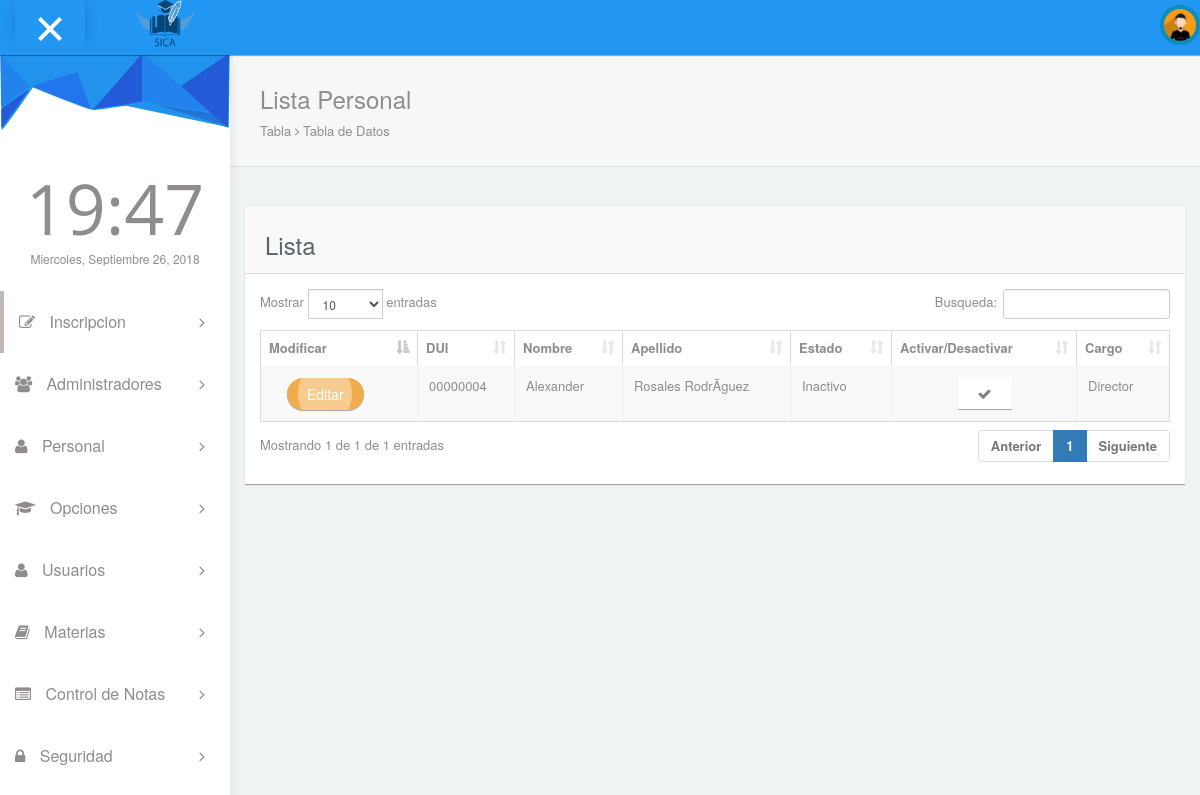
Before: /pages/listapersonalinactivo.php with the older database file.
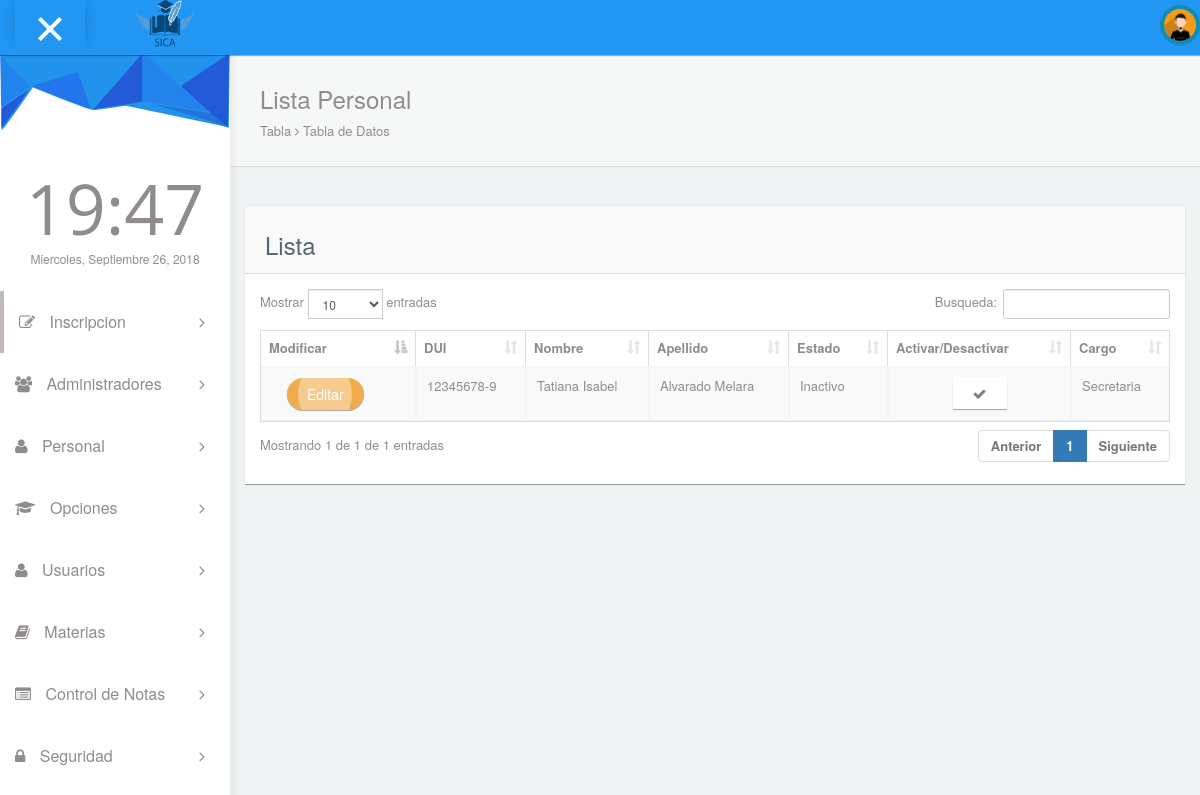
After: the same page with the newer database file.
### tables this page shows
CREATE TABLE `tpersonal` (
  `eid_personal` int(11) NOT NULL,
  `cdui` varchar(10) NOT NULL,
  `cnombre` varchar(50) NOT NULL,
  `capellido` varchar(50) NOT NULL,
  `ctelefono` varchar(10) NOT NULL,
  `ccorreo` varchar(200) NOT NULL,
  `cdireccion` varchar(200) NOT NULL,
  `ffechanacimiento` date NOT NULL,
  `iestado` int(11) NOT NULL,
  `isexo` int(11) NOT NULL,
  `efk_idcargo` int(11) NOT NULL
);

CREATE TABLE `tcargos` (
  `eid_cargo` int(11) NOT NULL,
  `ccargo` varchar(50) NOT NULL
);

### pages/listapersonalinactivo.php (the view, shortened to what this page needs)
<!DOCTYPE html>
<html lang="en">
<head>
  <link rel="stylesheet" type="text/css" href="../asset/css/bootstrap.min.css">
  <link rel="stylesheet" type="text/css" href="../asset/css/plugins/font-awesome.min.css"/>
  <link rel="stylesheet" type="text/css" href="../asset/css/plugins/datatables.bootstrap.min.css"/>
  <link rel="stylesheet" type="text/css" href="../asset/css/plugins/animate.min.css"/>
  <link href="../asset/css/style.css" rel="stylesheet">
</head>
<body id="mimin" class="dashboard">
      <?php include "header.php"?>
      <div class="container-fluid mimin-wrapper">
<?php include "menu.php";?>
            <div id="content">
               <div class="panel box-shadow-none content-header">
                  <div class="panel-body">
                    <div class="col-md-12">
                        <h3 class="animated fadeInLeft">Lista Personal</h3>
                        <p class="animated fadeInDown">
                          Tabla <span class="fa-angle-right fa"></span> Tabla de Datos
                        </p>
                    </div>
                  </div>
              </div>
              <form id="turismo" name="turismo" action="" method="post">
              <div class="col-md-12 top-20 padding-0">
                <div class="col-md-12">
                  <div class="panel">
                    <div class="panel-heading"><h3>Lista</h3></div>
                    <div class="panel-body">
                      <div class="responsive-table">
                      <table id="datatables-example" class="table table-striped table-bordered" width="100%" cellspacing="0">
                      <thead>
                        <tr>
                          <th>Modificar</th>
                          <th>DUI</th>
                          <th>Nombre</th>
                          <th>Apellido</th>
                          <th>Estado</th>
                          <th>Activar/Desactivar</th>
                          <th>Cargo</th>
                        </tr>
                      </thead>
                      <tbody>
                      <?php
include "../config/conexion.php";
$result = $conexion->query("select eid_personal,tpersonal.cdui as dui,tpersonal.cnombre as nombre,tpersonal.capellido as apellido,tpersonal.iestado as estado,tcargos.ccargo as cargo from tpersonal,tcargos where tpersonal.efk_idcargo=tcargos.eid_cargo AND tpersonal.iestado = '0'  order by cargo");
if ($result) {
    while ($fila = $result->fetch_object()) {
        echo "<tr>";
        echo "<td>
          <div class='col-md-2' style='margin-top:1px'>
            <button class='btn ripple-infinite btn-round btn-warning' onclick='modify(" . $fila->eid_personal. ")';>
            <div>
              <span>Editar</span>
            </div>
            </button>
            </div>
        </td>";
        echo "<td>" . $fila->dui . "</td>";
        echo "<td>" . $fila->nombre . "</td>";
        echo "<td>" . $fila->apellido . "</td>";
        if ($fila->estado==1) {
          echo "<td>Activo</td>";
          echo "<td style='text-align:center;'><button align='center' type='button' class='btn btn-default' onclick=confirmar(" . $fila->eid_personal . ",1);><i class='fa fa-remove'></i>
             </button></td>";
       }else
       {
          echo "<td>Inactivo</td>";
          echo "<td style='text-align:center;'><button align='center' type='button' class='btn btn-default' onclick=confirmar(" . $fila->eid_personal . ",2);><i class='fa fa-check'></i>
             </button></td>";
       }
        echo "<td>" . $fila->cargo . "</td>";
        echo "</tr>";
    }
}
?>
                      </tbody>
                        </table>
                      </div>
                  </div>
                </div>
              </div>
              </div>
              </form>
            </div>
      </div>
</body>
</html>

Changed rows visible on the page:
removed tpersonal: cdui "00000004", cnombre "Alexander", capellido "Rosales RodrÃ­guez", efk_idcargo.ccargo "Director"
added tpersonal: cdui "12345678-9", cnombre "Tatiana Isabel", capellido "Alvarado Melara", efk_idcargo.ccargo "Secretaria"
